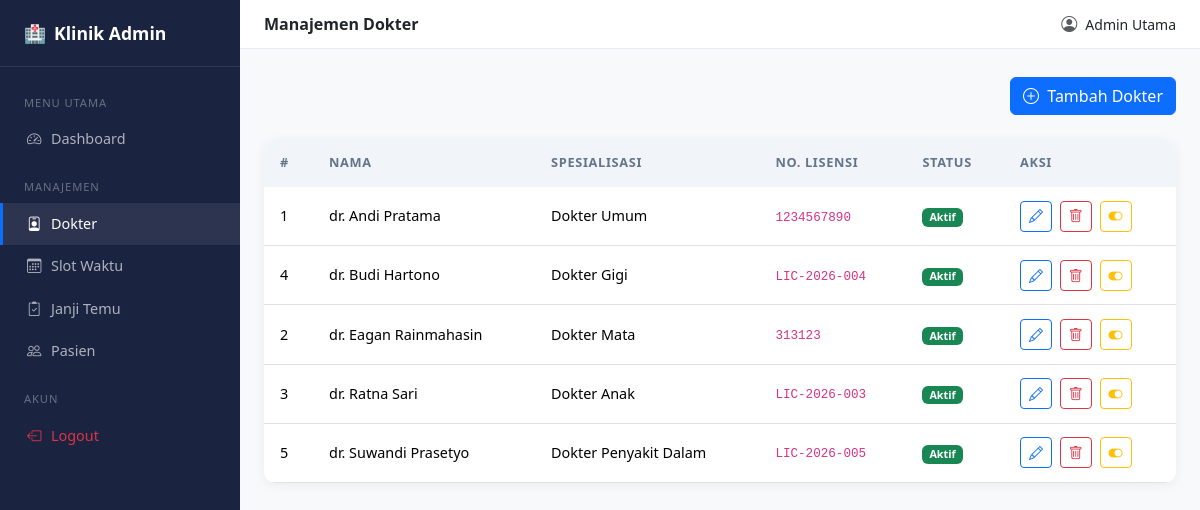
Before: /admin/doctors.php (signed in) with the older database file.
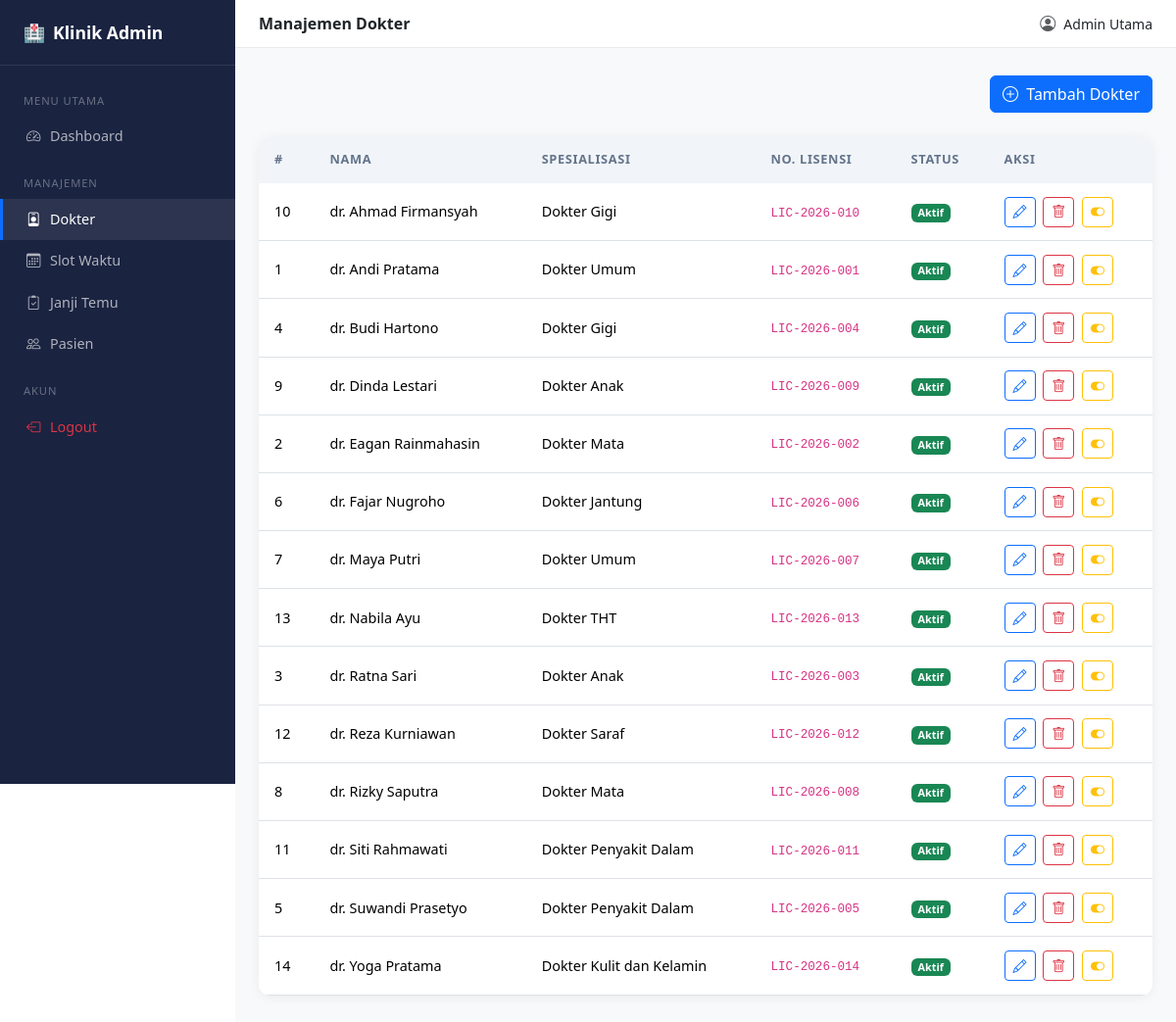
After: the same page with the newer database file.
### tables this page shows
CREATE TABLE `doctors` (
  `id` int(10) UNSIGNED NOT NULL,
  `full_name` varchar(100) NOT NULL,
  `specialization` varchar(100) DEFAULT NULL,
  `license_number` varchar(50) NOT NULL,
  `is_active` tinyint(1) NOT NULL DEFAULT 1,
  `deleted_at` datetime DEFAULT NULL
);

### admin/doctors.php (the view, shortened to what this page needs)
<?php
require_once '../config/config.php';
require_once '../includes/layout_admin.php';
$doctors = $pdo->query(
    "SELECT *
     FROM doctors
     WHERE deleted_at IS NULL
     ORDER BY full_name"
)->fetchAll();
?>
<div class="d-flex justify-content-between align-items-center mb-4">
    <button class="btn btn-primary" data-bs-toggle="modal" data-bs-target="#addModal">
        <i class="bi bi-plus-circle me-1"></i> Tambah Dokter
    </button>
</div>
<div class="card table-card">
    <div class="table-responsive">
        <table class="table table-hover">
            <thead>
                <tr>
                    <th>#</th>
                    <th>Nama</th>
                    <th>Spesialisasi</th>
                    <th>No. Lisensi</th>
                    <th>Status</th>
                    <th>Aksi</th>
                </tr>
            </thead>
            <tbody>
            <?php foreach ($doctors as $d): ?>
            <tr>
                <td><?= (int)$d['id'] ?></td>
                <td><?= htmlspecialchars($d['full_name']) ?></td>
                <td><?= htmlspecialchars($d['specialization'] ?? '-') ?></td>
                <td><code><?= htmlspecialchars($d['license_number']) ?></code></td>
                <td>
                    <span class="badge <?= !empty($d['is_active']) ? 'bg-success' : 'bg-secondary' ?>">
                        <?= !empty($d['is_active']) ? 'Aktif' : 'Nonaktif' ?>
                    </span>
                </td>
                <td>
                    <button
                        class="btn btn-sm btn-outline-primary me-1"
                        data-bs-toggle="modal"
                        data-bs-target="#editModal"
                        data-id="<?= (int)$d['id'] ?>"
                        data-name="<?= htmlspecialchars($d['full_name'], ENT_QUOTES) ?>"
                        data-spec="<?= htmlspecialchars($d['specialization'] ?? '', ENT_QUOTES) ?>"
                        data-lic="<?= htmlspecialchars($d['license_number'], ENT_QUOTES) ?>"
                    >
                        <i class="bi bi-pencil"></i>
                    </button>
                    <form method="post" class="d-inline" onsubmit="return confirm('Yakin ingin menghapus dokter ini? Data akan disembunyikan dari sistem.')">
                        <button type="submit" class="btn btn-sm btn-outline-danger me-1">
                            <i class="bi bi-trash"></i>
                        </button>
                    </form>
                    <form method="post" class="d-inline">
                        <button
                            type="submit"
                            class="btn btn-sm <?= !empty($d['is_active']) ? 'btn-outline-warning' : 'btn-outline-success' ?>"
                            title="<?= !empty($d['is_active']) ? 'Nonaktifkan' : 'Aktifkan' ?>"
                        >
                            <i class="bi bi-<?= !empty($d['is_active']) ? 'toggle-on' : 'toggle-off' ?>"></i>
                        </button>
                    </form>
                </td>
            </tr>
            <?php endforeach; ?>
            </tbody>
        </table>
    </div>
</div>
<?php require_once '../includes/layout_admin_end.php'; ?>

Changed rows visible on the page:
added doctors: id "10", full_name "dr. Ahmad Firmansyah", specialization "Dokter Gigi", license_number "LIC-2026-010", is_active "Aktif"
changed doctors "dr. Andi Pratama": license_number "1234567890" → "LIC-2026-001"
added doctors: id "9", full_name "dr. Dinda Lestari", specialization "Dokter Anak", license_number "LIC-2026-009", is_active "Aktif"
changed doctors "dr. Eagan Rainmahasin": license_number "313123" → "LIC-2026-002"
added doctors: id "6", full_name "dr. Fajar Nugroho", specialization "Dokter Jantung", license_number "LIC-2026-006", is_active "Aktif"
added doctors: id "7", full_name "dr. Maya Putri", specialization "Dokter Umum", license_number "LIC-2026-007", is_active "Aktif"
added doctors: id "13", full_name "dr. Nabila Ayu", specialization "Dokter THT", license_number "LIC-2026-013", is_active "Aktif"
added doctors: id "12", full_name "dr. Reza Kurniawan", specialization "Dokter Saraf", license_number "LIC-2026-012", is_active "Aktif"
added doctors: id "8", full_name "dr. Rizky Saputra", specialization "Dokter Mata", license_number "LIC-2026-008", is_active "Aktif"
added doctors: id "11", full_name "dr. Siti Rahmawati", specialization "Dokter Penyakit Dalam", license_number "LIC-2026-011", is_active "Aktif"
added doctors: id "14", full_name "dr. Yoga Pratama", specialization "Dokter Kulit dan Kelamin", license_number "LIC-2026-014", is_active "Aktif"
